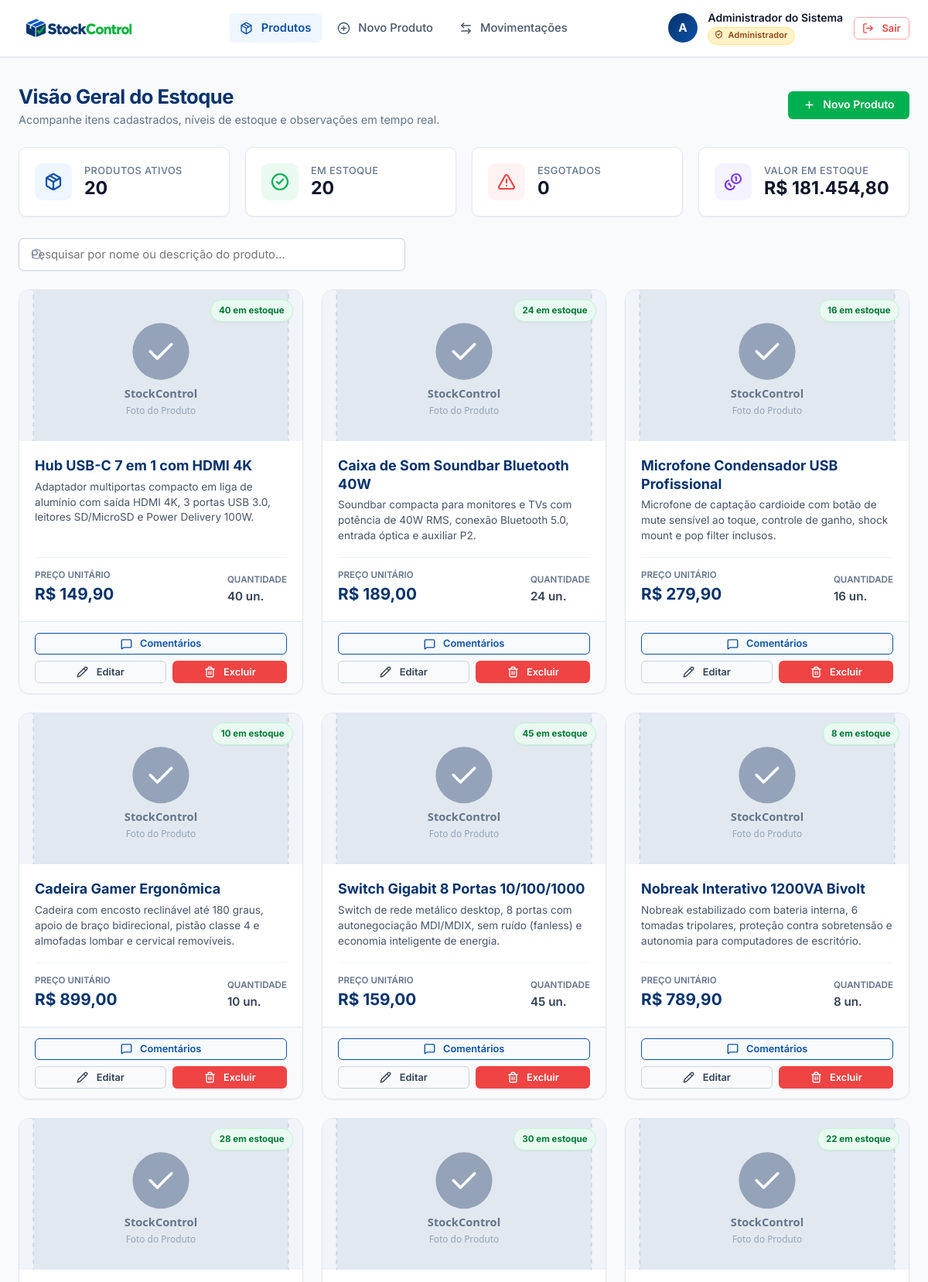
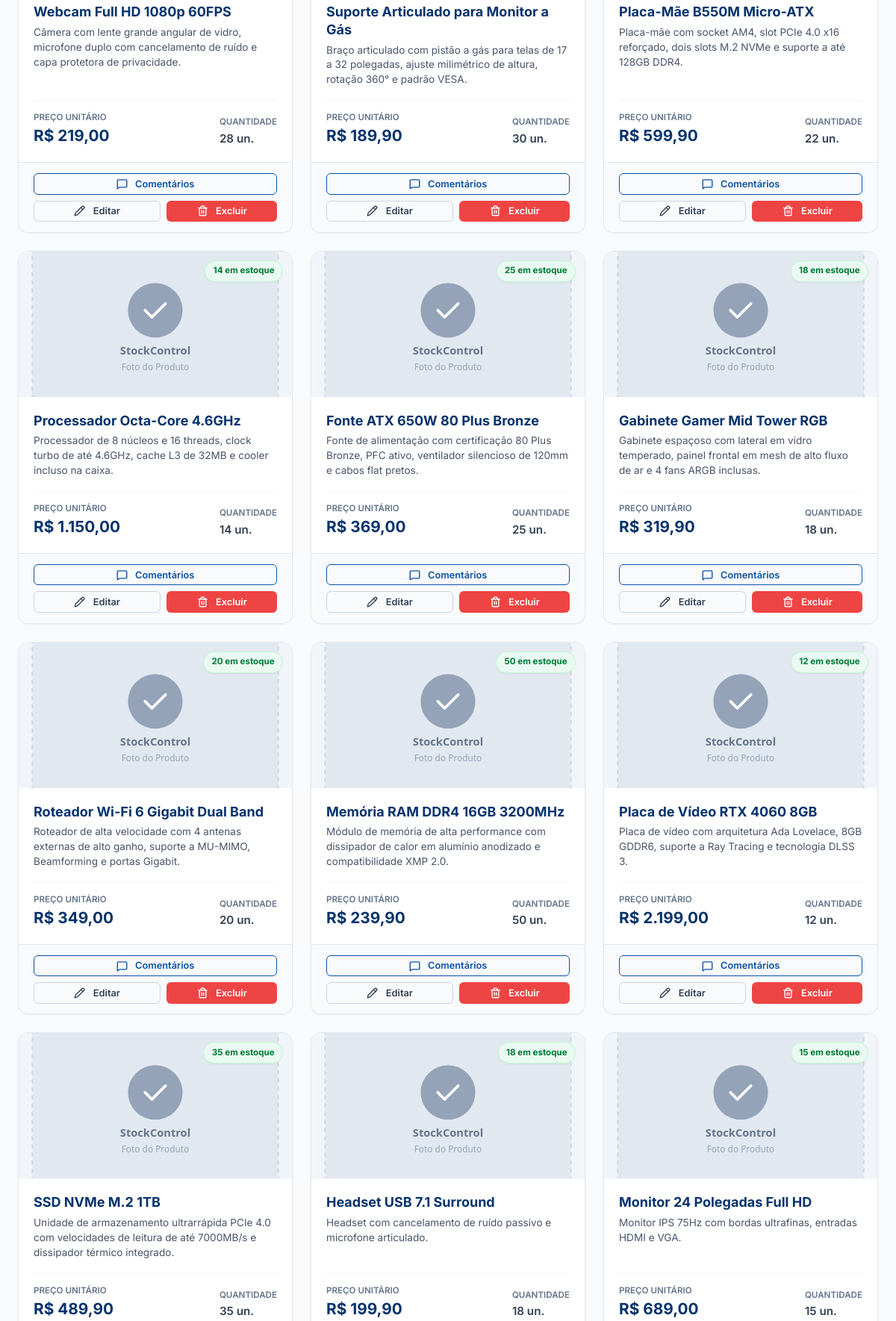
Page /produtos.php (signed in, upper part) on the committed database (2 pictures, top to bottom).
### tables this page shows
CREATE TABLE produtos (
    id INT AUTO_INCREMENT PRIMARY KEY,
    nome VARCHAR(150) NOT NULL,
    descricao TEXT NOT NULL,
    quantidade INT NOT NULL DEFAULT 0,
    preco DECIMAL(10, 2) NOT NULL DEFAULT 0.00,
    status ENUM('ativo', 'inativo') NOT NULL DEFAULT 'ativo',
    imagem VARCHAR(255) NOT NULL,
    data_inclusao TIMESTAMP DEFAULT CURRENT_TIMESTAMP
);

### includes/auth.php (called while the page is built, shortened)
<?php
function usuarioAtual(): ?array {
    return $_SESSION['usuario'] ?? null;
}
function isAdmin(): bool {
    $usuario = usuarioAtual();
    return $usuario !== null && isset($usuario['perfil']) && $usuario['perfil'] === 'admin';
}

### produtos.php (the view, shortened to what this page needs)
<?php
require_once __DIR__ . '/includes/auth.php';
require_once __DIR__ . '/includes/header.php';
$pdo = getConnection();
try {
    $stmt = $pdo->query("
        SELECT id, nome, descricao, quantidade, preco, status, imagem, data_inclusao
        FROM produtos
        WHERE status = 'ativo'
        ORDER BY id DESC
    ");
    $produtos = $stmt->fetchAll();
    $totalProdutos = count($produtos);
    $itensEmEstoque = count(array_filter($produtos, fn($p) => (int)$p['quantidade'] > 0));
    $itensEsgotados = count(array_filter($produtos, fn($p) => (int)$p['quantidade'] === 0));
    $valorTotalEstoque = array_reduce($produtos, fn($acc, $p) => $acc + ((int)$p['quantidade'] * (float)$p['preco']), 0);
} catch (Exception $e) {
    $produtos = [];
    $totalProdutos = $itensEmEstoque = $itensEsgotados = $valorTotalEstoque = 0;
    $erroListagem = "Erro ao carregar produtos: " . $e->getMessage();
}
?>
<div class="page-heading">
    <div>
        <h2>Visão Geral do Estoque</h2>
        <p class="text-muted">Acompanhe itens cadastrados, níveis de estoque e observações em tempo real.</p>
    </div>
    <?php if (isAdmin()): ?>
        <a href="produto_novo.php" class="btn btn-success">
            <i data-lucide="plus" class="icon-btn"></i> Novo Produto
        </a>
    <?php endif; ?>
</div>
<div class="kpi-grid">
    <div class="kpi-card">
        <div class="kpi-icon kpi-blue">
            <i data-lucide="package"></i>
        </div>
        <div class="kpi-content">
            <span class="kpi-label">Produtos Ativos</span>
            <strong class="kpi-value"><?= $totalProdutos ?></strong>
        </div>
    </div>
    <div class="kpi-card">
        <div class="kpi-icon kpi-green">
            <i data-lucide="check-circle-2"></i>
        </div>
        <div class="kpi-content">
            <span class="kpi-label">Em Estoque</span>
            <strong class="kpi-value"><?= $itensEmEstoque ?></strong>
        </div>
    </div>
    <div class="kpi-card">
        <div class="kpi-icon kpi-red">
            <i data-lucide="alert-triangle"></i>
        </div>
        <div class="kpi-content">
            <span class="kpi-label">Esgotados</span>
            <strong class="kpi-value"><?= $itensEsgotados ?></strong>
        </div>
    </div>
    <div class="kpi-card">
        <div class="kpi-icon kpi-purple">
            <i data-lucide="coins"></i>
        </div>
        <div class="kpi-content">
            <span class="kpi-label">Valor em Estoque</span>
            <strong class="kpi-value">R$ <?= number_format($valorTotalEstoque, 2, ',', '.') ?></strong>
        </div>
    </div>
</div>
<div class="toolbar-search">
    <div class="search-input-wrapper">
        <input
            type="text"
            id="filtro-busca"
            placeholder="Pesquisar por nome ou descrição do produto..."
            oninput="filtrarProdutosNaTela(this.value)"
        >
    </div>
</div>
<?php if (empty($produtos)): ?>
    <div class="empty-state">
        <div class="empty-icon"><i data-lucide="inbox"></i></div>
        <h3>Nenhum produto ativo encontrado</h3>
        <p>Não há produtos ativos cadastrados no momento.</p>
        <?php if (isAdmin()): ?>
            <a href="produto_novo.php" class="btn btn-success">
                <i data-lucide="plus" class="icon-btn"></i> Cadastrar Primeiro Produto
            </a>
        <?php endif; ?>
    </div>
<?php else: ?>
    <div class="products-grid">
        <?php foreach ($produtos as $p): ?>
            <div class="product-card" id="produto-card-<?= (int)$p['id'] ?>">
                <div class="product-image-wrapper">
                    <?php
                        $imgSrc = !empty($p['imagem']) ? htmlspecialchars($p['imagem']) : 'assets/img/placeholder.svg';
                    ?>
                    <img
                        src="<?= $imgSrc ?>"
                        alt="<?= htmlspecialchars($p['nome']) ?>"
                        class="product-image"
                        onerror="this.onerror=null; this.src='assets/img/placeholder.svg';"
                    >
                    <span class="stock-badge <?= $p['quantidade'] > 0 ? 'in-stock' : 'out-of-stock' ?>">
                        <?= $p['quantidade'] > 0 ? $p['quantidade'] . ' em estoque' : 'Esgotado' ?>
                    </span>
                </div>
                <div class="product-body">
                    <h3 class="product-title"><?= htmlspecialchars($p['nome']) ?></h3>
                    <p class="product-description"><?= htmlspecialchars($p['descricao']) ?></p>
                    <div class="product-meta">
                        <div class="product-price">
                            <small>Preço unitário</small>
                            <strong>R$ <?= number_format($p['preco'], 2, ',', '.') ?></strong>
                        </div>
                        <div class="product-qty-info">
                            <small>Quantidade</small>
                            <span><?= (int)$p['quantidade'] ?> un.</span>
                        </div>
                    </div>
                </div>
                <div class="product-actions">
                    <a href="comentarios.php?produto_id=<?= (int)$p['id'] ?>"
                       class="btn btn-outline-primary btn-sm btn-comentarios"
                       data-produto-id="<?= (int)$p['id'] ?>"
                       data-produto-nome="<?= htmlspecialchars($p['nome']) ?>">
                        <i data-lucide="message-square" class="icon-btn"></i> Comentários
                    </a>
                    <?php if (isAdmin()): ?>
                        <div class="product-actions-admin">
                            <a href="produto_editar.php?id=<?= (int)$p['id'] ?>"
                               class="btn btn-outline-secondary btn-sm btn-editar"
                               title="Editar informações do produto">
                                <i data-lucide="pencil" class="icon-btn"></i> Editar
                            </a>
                            <form action="produto_excluir.php" method="POST" class="form-excluir"
                                  onsubmit="return confirmarExclusao(event, this);">
                                <button type="submit" class="btn btn-danger btn-sm">
                                    <i data-lucide="trash-2" class="icon-btn"></i> Excluir
                                </button>
                            </form>
                        </div>
                    <?php endif; ?>
                </div>
            </div>
        <?php endforeach; ?>
    </div>
<?php endif; ?>
<?php require_once __DIR__ . '/includes/footer.php'; ?>

### rows in the picture
produtos: imagem (placeholder picture), quantidade "40", nome "Hub USB-C 7 em 1 com HDMI 4K", descricao "Adaptador multiportas compacto em liga de alumínio com saída HDMI 4K, 3 portas USB 3.0, leitores SD/MicroSD e Power Delivery 100W.", preco "149,90"
produtos: imagem (placeholder picture), quantidade "24", nome "Caixa de Som Soundbar Bluetooth 40W", descricao "Soundbar compacta para monitores e TVs com potência de 40W RMS, conexão Bluetooth 5.0, entrada óptica e auxiliar P2.", preco "189,00"
produtos: imagem (placeholder picture), quantidade "16", nome "Microfone Condensador USB Profissional", descricao "Microfone de captação cardioide com botão de mute sensível ao toque, controle de ganho, shock mount e pop filter inclusos.", preco "279,90"
produtos: imagem (placeholder picture), quantidade "10", nome "Cadeira Gamer Ergonômica", descricao "Cadeira com encosto reclinável até 180 graus, apoio de braço bidirecional, pistão classe 4 e almofadas lombar e cervical removíveis.", preco "899,00"
produtos: imagem (placeholder picture), quantidade "45", nome "Switch Gigabit 8 Portas 10/100/1000", descricao "Switch de rede metálico desktop, 8 portas com autonegociação MDI/MDIX, sem ruído (fanless) e economia inteligente de energia.", preco "159,00"
produtos: imagem (placeholder picture), quantidade "8", nome "Nobreak Interativo 1200VA Bivolt", descricao "Nobreak estabilizado com bateria interna, 6 tomadas tripolares, proteção contra sobretensão e autonomia para computadores de escritório.", preco "789,90"
produtos: imagem (placeholder picture), quantidade "28", nome "Webcam Full HD 1080p 60FPS", descricao "Câmera com lente grande angular de vidro, microfone duplo com cancelamento de ruído e capa protetora de privacidade.", preco "219,00"
produtos: imagem (placeholder picture), quantidade "30", nome "Suporte Articulado para Monitor a Gás", descricao "Braço articulado com pistão a gás para telas de 17 a 32 polegadas, ajuste milimétrico de altura, rotação 360° e padrão VESA.", preco "189,90"
produtos: imagem (placeholder picture), quantidade "22", nome "Placa-Mãe B550M Micro-ATX", descricao "Placa-mãe com socket AM4, slot PCIe 4.0 x16 reforçado, dois slots M.2 NVMe e suporte a até 128GB DDR4.", preco "599,90"
produtos: imagem (placeholder picture), quantidade "14", nome "Processador Octa-Core 4.6GHz", descricao "Processador de 8 núcleos e 16 threads, clock turbo de até 4.6GHz, cache L3 de 32MB e cooler incluso na caixa.", preco "1.150,00"
produtos: imagem (placeholder picture), quantidade "25", nome "Fonte ATX 650W 80 Plus Bronze", descricao "Fonte de alimentação com certificação 80 Plus Bronze, PFC ativo, ventilador silencioso de 120mm e cabos flat pretos.", preco "369,00"
produtos: imagem (placeholder picture), quantidade "18", nome "Gabinete Gamer Mid Tower RGB", descricao "Gabinete espaçoso com lateral em vidro temperado, painel frontal em mesh de alto fluxo de ar e 4 fans ARGB inclusas.", preco "319,90"
produtos: imagem (placeholder picture), quantidade "20", nome "Roteador Wi-Fi 6 Gigabit Dual Band", descricao "Roteador de alta velocidade com 4 antenas externas de alto ganho, suporte a MU-MIMO, Beamforming e portas Gigabit.", preco "349,00"
produtos: imagem (placeholder picture), quantidade "50", nome "Memória RAM DDR4 16GB 3200MHz", descricao "Módulo de memória de alta performance com dissipador de calor em alumínio anodizado e compatibilidade XMP 2.0.", preco "239,90"
produtos: imagem (placeholder picture), quantidade "12", nome "Placa de Vídeo RTX 4060 8GB", descricao "Placa de vídeo com arquitetura Ada Lovelace, 8GB GDDR6, suporte a Ray Tracing e tecnologia DLSS 3.", preco "2.199,00"
produtos: imagem (placeholder picture), quantidade "35", nome "SSD NVMe M.2 1TB", descricao "Unidade de armazenamento ultrarrápida PCIe 4.0 com velocidades de leitura de até 7000MB/s e dissipador térmico integrado.", preco "489,90"
produtos: quantidade "18", nome "Headset USB 7.1 Surround", descricao "Headset com cancelamento de ruído passivo e microfone articulado.", preco "199,90"
produtos: quantidade "15", nome "Monitor 24 Polegadas Full HD", descricao "Monitor IPS 75Hz com bordas ultrafinas, entradas HDMI e VGA.", preco "689,00"

### other values in the picture
mb_strtoupper(mb_substr($usuarioLogado['nome'], 0, 1)) "A"
$usuarioLogado['nome'] "Administrador do Sistema"
$totalProdutos "20"
$itensEmEstoque "20"
$itensEsgotados "0"
$valorTotalEstoque "181.454,80"
